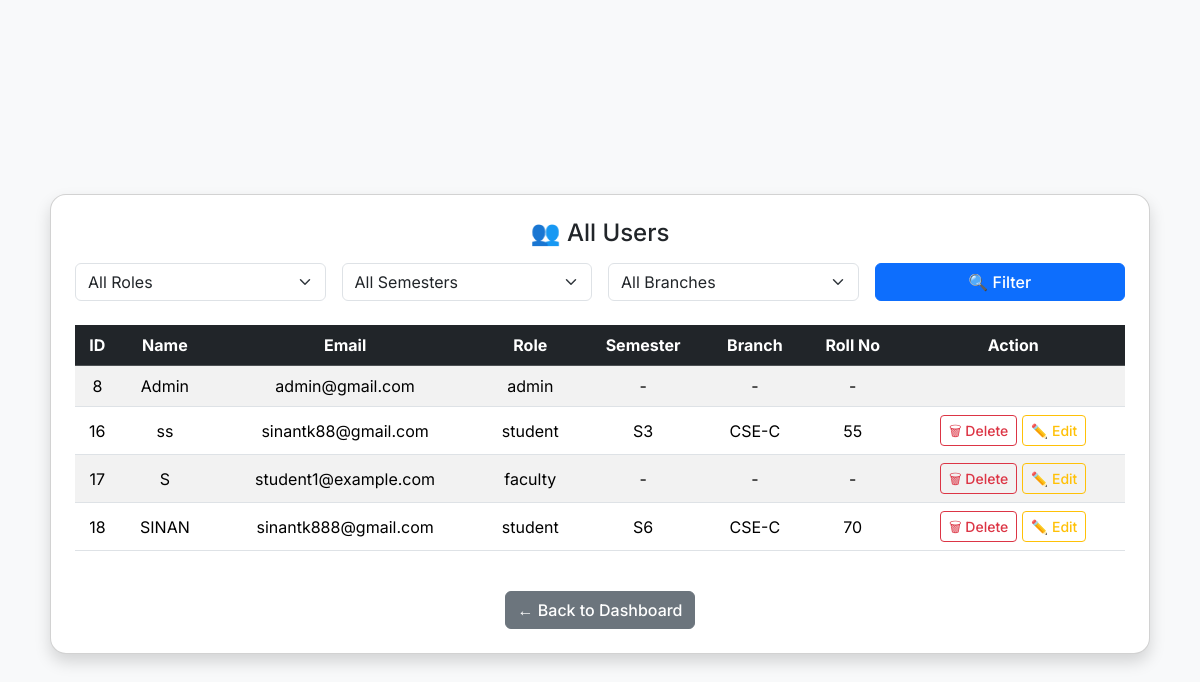
/admin/users (signed in), run on the app's committed database.
### tables this page shows
CREATE TABLE users (
                id INTEGER PRIMARY KEY AUTOINCREMENT,
                name TEXT,
                email TEXT UNIQUE,
                password TEXT,
                role TEXT,
                semester TEXT,
                branch TEXT,
                roll_number TEXT
            );

### app.py (the view, shortened to what this page needs)
@app.route('/admin/users', methods=['GET', 'POST'])
def admin_users():
    if not is_admin(): abort(403)
    db = get_db()
    filters = {}
    query = "SELECT * FROM users WHERE 1=1"
    params = []
    users = db.execute(query, params).fetchall()
    return render_template("admin_users.html", users=users, filters=filters)

### app.py (called while the page is built)
def get_db():
    conn = sqlite3.connect('database.db', timeout=10, check_same_thread=False)
    conn.row_factory = sqlite3.Row
    return conn

@app.after_request
def add_cache_control(response):
    response.headers['Cache-Control'] = 'no-store'
    return response

def is_admin():
    return session.get('role') == 'admin'

### templates/admin_users.html (shortened to what this page needs)
{% extends 'base.html' %}
{% block content %}
<div class="container-fluid center-wrapper p-0 m-0">
  <div class="card shadow p-4 w-100" style="max-width: 1100px;">
    <h4 class="text-center mb-3">👥 All Users</h4>
    <form method="POST" class="row g-3 mb-4">
      <div class="col-md-3">
        <select name="role" class="form-select">
          <option value="">All Roles</option>
        </select>
      </div>
      <div class="col-md-3">
        <select name="semester" class="form-select">
          <option value="">All Semesters</option>
        </select>
      </div>
      <div class="col-md-3">
        <select name="branch" class="form-select">
          <option value="">All Branches</option>
        </select>
      </div>
      <div class="col-md-3 text-end">
        <button type="submit" class="btn btn-primary w-100">🔍 Filter</button>
      </div>
    </form>
    <div class="table-scroll-x">
      <table class="table table-striped align-middle text-center">
        <thead class="table-dark">
          <tr>
            <th>ID</th><th>Name</th><th>Email</th><th>Role</th>
            <th>Semester</th><th>Branch</th><th>Roll No</th><th>Action</th>
          </tr>
        </thead>
        <tbody>
          {% for u in users %}
          <tr>
            <td>{{ u.id }}</td>
            <td>{{ u.name }}</td>
            <td>{{ u.email }}</td>
            <td>{{ u.role }}</td>
            <td>{{ u.semester or '-' }}</td>
            <td>{{ u.branch or '-' }}</td>
            <td>{{ u.roll_number or '-' }}</td>
            <td>
  {% if u.role != 'admin' %}
    <form action="{{ url_for('delete_user', user_id=u.id) }}" method="POST" class="d-inline">
      <button type="submit" class="btn btn-sm btn-outline-danger" onclick="return confirm('Are you sure?')">🗑 Delete</button>
    </form>
    <a href="{{ url_for('edit_user', user_id=u.id) }}" class="btn btn-sm btn-outline-warning">✏️ Edit</a>
  {% endif %}
</td>
          </tr>
          {% endfor %}
        </tbody>
      </table>
    </div>
    <div class="text-center mt-4">
      <a href="{{ url_for('admin_dashboard') }}" class="btn btn-secondary">← Back to Dashboard</a>
    </div>
  </div>
</div>
{% endblock %}

### templates/base.html (style rules this page uses)
body { font-family: 'Inter', sans-serif; background-color: #f8f9fa; }
.card { border-radius: 1rem; }
.btn { font-weight: 500; }
.table-scroll-x { overflow-x: auto; }
.center-wrapper { display: flex; align-items: center; justify-content: center; min-height: 100vh; }

### data on the page
users: id "8", name "Admin", email "admin@gmail.com", role "admin", semester "-", branch "-", roll_number "-"
users: id "16", name "ss", email "sinantk88@gmail.com", role "student", semester "S3", branch "CSE-C", roll_number "55"
users: id "17", name "S", email "student1@example.com", role "faculty", semester "-", branch "-", roll_number "-"
users: id "18", name "SINAN", email "sinantk888@gmail.com", role "student", semester "S6", branch "CSE-C", roll_number "70"
